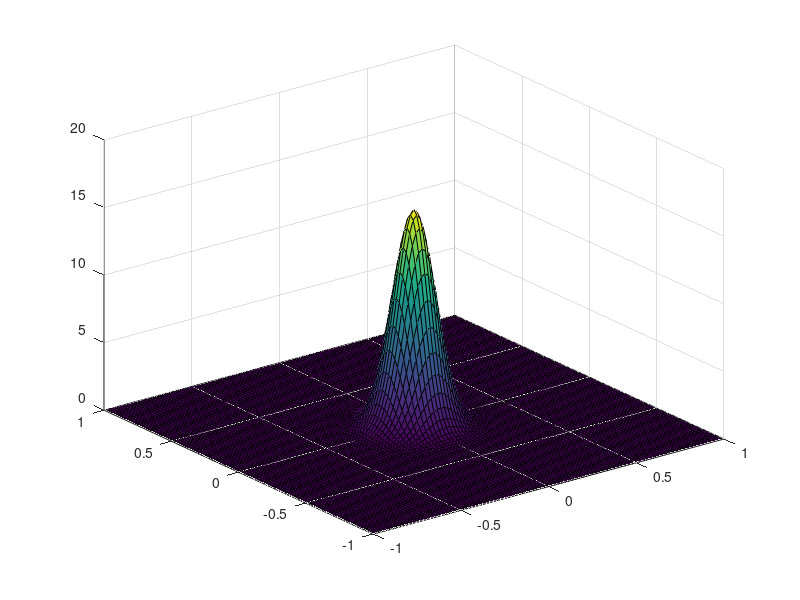

This chart was generated by the following MATLAB code: (Note: this script raises an error after producing the figure.)
clear
clc

h=0.02;    
a=1;     
b=1;     
m=2*a/h;   
n=2*b/h;     

x = -a:h:a;
y = -b:h:b;
Nx=length(x);
Ny=length(y);
dx=h;
dy=h;
f=zeros(Nx,Ny); 

for i=1:Nx
    for j=1:Ny
        f(i,j)=(x(i)).^2+(y(j)).^2;
    end
end
sigma=0.1;
f=-f/(2*sigma^2);
f=exp(f)/(2*pi*sigma^2);
% f(50:70,30:50)=1;
surf(x,y,f)
title('Iterations k=0',FontSize=14)
lambda=1;
Ls=zeros(10,1);
Es=zeros(10,1);
%%
q=1.5;
for kk=1:10
    s=1; 
    sum=0; 
    v=zeros(n+1,m+1);
    while s>1e-6   
        w=v;   
        for k=2:1:n
            for l=2:1:m
                rho=sqrt((x(k))^2+(y(l))^2);
                if rho>1
                    continue
                end
                v(k,l)=(1-q)*v(k,l)+q*(v(k-1,l)+v(k,l-1)+v(k+1,l)+v(k,l+1)-h*h*(f(k,l)-tanh(f(k,l))^2))/4;
            end
        end
        s=max(max(abs(v-w)));    
    
        sum=sum+1;       
    end

    % Solve lambda    

    dfx=zeros(Nx,Ny);
    dfy=zeros(Nx,Ny);
    for i=1:Nx-1
        dfx(i,:)=(v(i+1,:)-v(i,:))/dx;
    end
    dfx(Nx,:)=dfx(Nx-1,:);
    for j=1:Ny-1
        dfy(:,j)=(v(:,j+1)-v(:,j))/dy;
    end
    dfy(:,Ny)=dfy(:,Ny-1);

    
   num=0;
   den=0;
   for i=1:Nx
        for j=1:Ny
            num=num+(v(i,j)^2+dfx(i,j)^2+dfy(i,j)^2)*dx*dy;
            den=den+v(i,j)^3*dx*dy;
        end
   end
   lambda=num/den;
   Ls(kk)=lambda;


    real_lambda=calculate_lambda(v,dfx,dfy,x,y,1);
    error=check_error(v,x,y,1);
    error(51,51)
    a=0;
    E=0;
    for i=1:Nx
        for j=1:Nx
            if x(i)^2+y(j)^2<0.9
                a=a+1;
                E=E+abs(error(i,j));
            end
        end
    end
    Es(kk)=E/a;

   f=lambda*v;
   figure(1)
   surf(x,y,-v)
   title(['Interations k=',num2str(kk)],FontSize=14)

end
